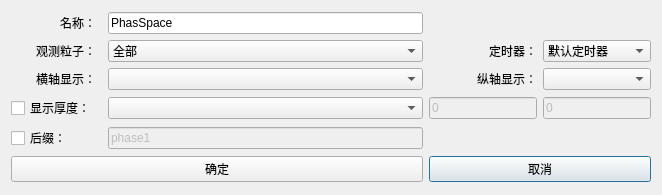
<?xml version="1.0" encoding="UTF-8"?>
<ui version="4.0">
 <class>Dialog</class>
 <widget class="QDialog" name="Dialog">
  <property name="windowModality">
   <enum>Qt::ApplicationModal</enum>
  </property>
  <property name="geometry">
   <rect>
    <x>0</x>
    <y>0</y>
    <width>662</width>
    <height>195</height>
   </rect>
  </property>
  <property name="minimumSize">
   <size>
    <width>0</width>
    <height>0</height>
   </size>
  </property>
  <property name="maximumSize">
   <size>
    <width>16777215</width>
    <height>16777215</height>
   </size>
  </property>
  <property name="windowTitle">
   <string>粒子相空间观测</string>
  </property>
  <layout class="QGridLayout" name="gridLayout_2">
   <item row="0" column="0">
    <layout class="QGridLayout" name="gridLayout">
     <item row="7" column="3" colspan="2">
      <widget class="QPushButton" name="pb_cancel">
       <property name="text">
        <string>取消</string>
       </property>
      </widget>
     </item>
     <item row="6" column="2">
      <widget class="QLineEdit" name="le_phase">
       <property name="enabled">
        <bool>false</bool>
       </property>
       <property name="text">
        <string>phase1</string>
       </property>
      </widget>
     </item>
     <item row="3" column="4">
      <widget class="QComboBox" name="ComboBox_Vertical"/>
     </item>
     <item row="5" column="4">
      <widget class="QLineEdit" name="le_thick2">
       <property name="enabled">
        <bool>false</bool>
       </property>
       <property name="sizePolicy">
        <sizepolicy hsizetype="Preferred" vsizetype="Fixed">
         <horstretch>0</horstretch>
         <verstretch>0</verstretch>
        </sizepolicy>
       </property>
       <property name="text">
        <string>0</string>
       </property>
      </widget>
     </item>
     <item row="3" column="0" alignment="Qt::AlignRight">
      <widget class="QLabel" name="label_5">
       <property name="text">
        <string>横轴显示：</string>
       </property>
      </widget>
     </item>
     <item row="1" column="0" alignment="Qt::AlignRight">
      <widget class="QLabel" name="label_4">
       <property name="sizePolicy">
        <sizepolicy hsizetype="Fixed" vsizetype="Preferred">
         <horstretch>0</horstretch>
         <verstretch>0</verstretch>
        </sizepolicy>
       </property>
       <property name="text">
        <string>观测粒子：</string>
       </property>
      </widget>
     </item>
     <item row="1" column="2">
      <widget class="QComboBox" name="ComboBox_Observation_particle">
       <item>
        <property name="text">
         <string>全部</string>
        </property>
       </item>
       <item>
        <property name="text">
         <string>电子</string>
        </property>
       </item>
       <item>
        <property name="text">
         <string>质子</string>
        </property>
       </item>
      </widget>
     </item>
     <item row="0" column="0" alignment="Qt::AlignRight">
      <widget class="QLabel" name="Label_Name">
       <property name="text">
        <string>名称：</string>
       </property>
      </widget>
     </item>
     <item row="3" column="2">
      <widget class="QComboBox" name="ComboBox_Horizon"/>
     </item>
     <item row="5" column="3">
      <widget class="QLineEdit" name="le_thick1">
       <property name="enabled">
        <bool>false</bool>
       </property>
       <property name="sizePolicy">
        <sizepolicy hsizetype="Preferred" vsizetype="Fixed">
         <horstretch>0</horstretch>
         <verstretch>0</verstretch>
        </sizepolicy>
       </property>
       <property name="text">
        <string>0</string>
       </property>
      </widget>
     </item>
     <item row="5" column="0" alignment="Qt::AlignLeft">
      <widget class="QCheckBox" name="checkBox_thick">
       <property name="sizePolicy">
        <sizepolicy hsizetype="Fixed" vsizetype="Fixed">
         <horstretch>0</horstretch>
         <verstretch>0</verstretch>
        </sizepolicy>
       </property>
       <property name="text">
        <string>显示厚度：</string>
       </property>
      </widget>
     </item>
     <item row="1" column="3" alignment="Qt::AlignRight">
      <widget class="QLabel" name="label">
       <property name="sizePolicy">
        <sizepolicy hsizetype="Fixed" vsizetype="Preferred">
         <horstretch>0</horstretch>
         <verstretch>0</verstretch>
        </sizepolicy>
       </property>
       <property name="text">
        <string>定时器：</string>
       </property>
      </widget>
     </item>
     <item row="6" column="0" alignment="Qt::AlignLeft">
      <widget class="QCheckBox" name="checkBox_suffix">
       <property name="text">
        <string>后缀：</string>
       </property>
      </widget>
     </item>
     <item row="7" column="0" colspan="3">
      <widget class="QPushButton" name="pb_ok">
       <property name="text">
        <string>确定</string>
       </property>
      </widget>
     </item>
     <item row="3" column="3" alignment="Qt::AlignRight">
      <widget class="QLabel" name="label_6">
       <property name="text">
        <string>纵轴显示：</string>
       </property>
      </widget>
     </item>
     <item row="1" column="4">
      <widget class="QComboBox" name="ComboBox_timer">
       <item>
        <property name="text">
         <string>默认定时器</string>
        </property>
       </item>
       <item>
        <property name="text">
         <string>仅开始时刻</string>
        </property>
       </item>
       <item>
        <property name="text">
         <string>仅结束时刻</string>
        </property>
       </item>
      </widget>
     </item>
     <item row="0" column="2">
      <widget class="QLineEdit" name="le_name">
       <property name="text">
        <string>PhasSpace</string>
       </property>
      </widget>
     </item>
     <item row="5" column="2">
      <widget class="QComboBox" name="ComboBox_thick"/>
     </item>
    </layout>
   </item>
  </layout>
 </widget>
 <tabstops>
  <tabstop>pb_ok</tabstop>
  <tabstop>pb_cancel</tabstop>
  <tabstop>le_name</tabstop>
  <tabstop>ComboBox_Observation_particle</tabstop>
  <tabstop>ComboBox_timer</tabstop>
  <tabstop>ComboBox_Horizon</tabstop>
  <tabstop>ComboBox_Vertical</tabstop>
  <tabstop>checkBox_thick</tabstop>
  <tabstop>ComboBox_thick</tabstop>
  <tabstop>le_thick1</tabstop>
  <tabstop>le_thick2</tabstop>
  <tabstop>checkBox_suffix</tabstop>
  <tabstop>le_phase</tabstop>
 </tabstops>
 <resources/>
 <connections/>
</ui>
